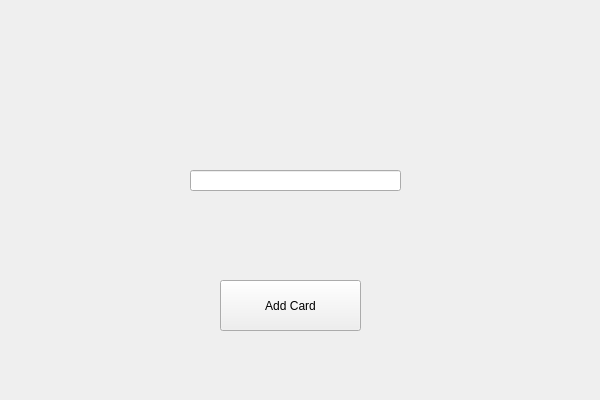
<?xml version="1.0" encoding="UTF-8"?>
<ui version="4.0">
 <class>addCardClass</class>
 <widget class="QWidget" name="addCardClass">
  <property name="geometry">
   <rect>
    <x>0</x>
    <y>0</y>
    <width>600</width>
    <height>400</height>
   </rect>
  </property>
  <property name="windowTitle">
   <string>Add Card</string>
  </property>
  <widget class="QPushButton" name="pushButton">
   <property name="geometry">
    <rect>
     <x>220</x>
     <y>280</y>
     <width>141</width>
     <height>51</height>
    </rect>
   </property>
   <property name="text">
    <string>Add Card</string>
   </property>
  </widget>
  <widget class="QLineEdit" name="lineEdit">
   <property name="geometry">
    <rect>
     <x>190</x>
     <y>170</y>
     <width>211</width>
     <height>21</height>
    </rect>
   </property>
  </widget>
 </widget>
 <layoutdefault spacing="6" margin="11"/>
 <resources/>
 <connections/>
</ui>
